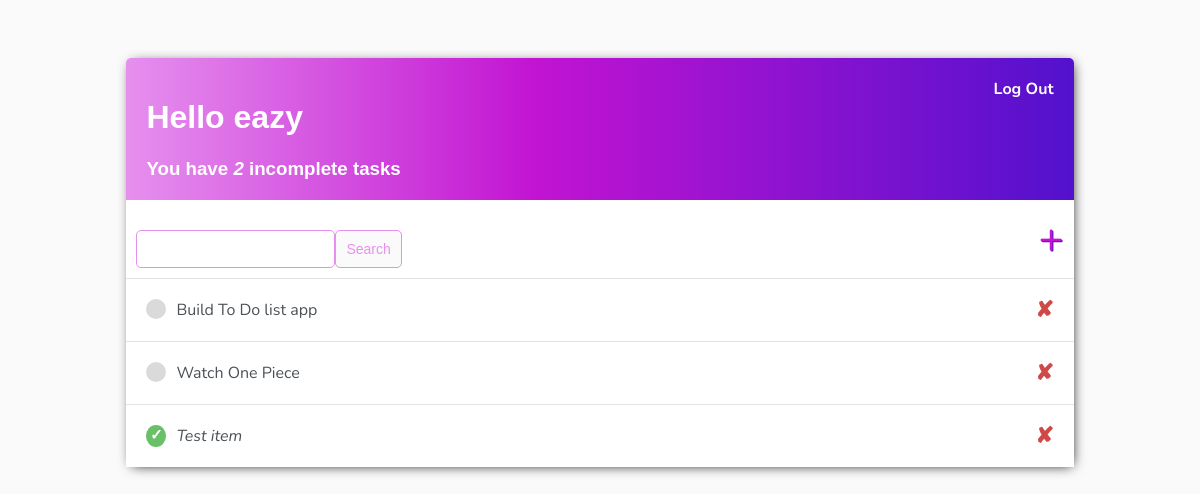
The app's page / (signed in), older data.
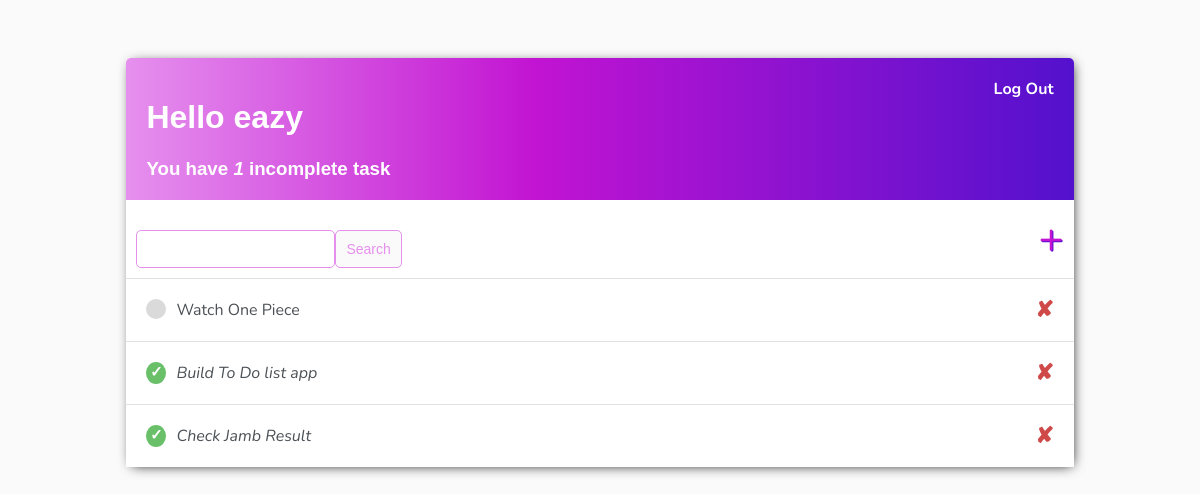
The same page, newer data.
### base/models.py (models this page shows)
class Task(models.Model):
    user = models.ForeignKey(
        User, on_delete=models.CASCADE, null=True, blank=True)
    title = models.CharField(max_length=200)
    description = models.TextField(null=True, blank=True)
    complete = models.BooleanField(default=False)
    created = models.DateTimeField(auto_now_add=True)
    def __str__(self):
        return self.title
    class Meta:
        ordering = ['complete']

### base/views.py (the view)
# urls.py: path('', views.TaskList.as_view(), name='tasks'),
class TaskList(LoginRequiredMixin, ListView):
    model = Task
    context_object_name = 'tasks'
    def get_context_data(self, **kwargs):
        context = super().get_context_data(**kwargs)
        context['tasks'] = context['tasks'].filter(user=self.request.user)
        context['count'] = context['tasks'].filter(complete=False).count()
        search_input = self.request.GET.get('search-data') or ''
        if search_input:
            context['tasks'] = context['tasks'].filter(
                title__startswith=search_input)
        context['search_input'] = search_input
        return context

### base/templates/base/task_list.html (shortened to what this page needs)
{% extends 'base/base.html' %}
{% load static %}
{% block content %}
    <div class="header-bar">
        <div>
            <h1>Hello {{request.user}}</h1>
            <h3 style="margin:0">You have <i>{{count}}</i> incomplete task{{count|pluralize}}</h3>
        </div>
        {% if request.user.is_authenticated %}
        <a href="{% url 'logout' %}">Log Out</a>
        {% else %}
        <a href="{% url 'login' %}">Login</a>
        {% endif %}
    </div>
    <div id="search-add-wrapper">
        <form method="GET" style="margin-top: 20px;display: flex;">
            <input type="text" name="search-data" value={{search_input}}>
            <input class="button" type="submit" value="Search">
        </form>
        <a id="add-link" href="{% url 'create-item' %}">&#43;</a>
    </div>
    <div class="task-items-wrapper">
        {% for task in tasks %}
            <div class="task-wrapper">
                {% if task.complete %}
                    <div class="task-title">
                        <div class="task-complete-icon"><span class="checkmark">&#x2713;</span></div>
                        <i><a href="{% url 'update-item' task.id %}">{{task}}</a></i>
                    </div>
                    <a class="delete-link" href="{% url 'delete-item' task.id %}">&#x2718;</a>
                {% else %}
                <div class="task-title">
                    <div class="task-incomplete-icon"></div>
                    <a href="{% url 'update-item' task.id %}">{{task}}</a>
                </div>
                <a class="delete-link" href="{% url 'delete-item' task.id %}">&#x2718;</a>
                {% endif %}
            </div>
        {% empty %}
            <h3>No item in list!</h3>
        {% endfor %}
    </div>
{% endblock content %}

### base/templates/base/base.html (shortened to what this page needs)
<!DOCTYPE html>
{% load static %}
<html>
  <head>
    <link rel="stylesheet" href="{% static 'base/base.css' %}" />
  </head>
  <body>
    <div class="container">{% block content %} {% endblock content %}</div>
  </body>
</html>

### base/static/base/base.css (style rules this page uses)
body { background-color: #FAFAFA; font-family: 'Nunito', sans-serif; padding-top: 50px; }
h1, h2, h3, h4, h5, h6 { font-family: 'Railway', sans-serif; }
a, p { color: #4b5156 }
.container { max-width: 80%; background-color: white; -webkit-box-shadow: 2px 2px 13px -4px rgba(0, 0, 0, 2); box-shadow: 2px 2px 13px -4px rgba(0, 0, 0, 2); margin: auto; border-radius: 5px; padding: 0px }
.header-bar { display: flex; justify-content: space-between; color: #fff; padding: 20px; border-radius: 5px 5px 0 0; background: linear-gradient(90deg, #e690ee 0%, #c214d2 43%, #5311cd 100%) }
.header-bar a { text-decoration: none; font-weight: bold; color: #fff; }
.task-wrapper { display: flex; align-items: center; justify-content: space-between; padding: 20px; background-color: #fff; border-top: 1px solid rgb(226, 226, 226); }
.task-title { display: flex; }
.task-title a { text-decoration: none; color: #4b5156; margin-left: 10px; }
.task-complete-icon { display: flex; align-content: center; justify-content: center; width: 20px; background-color: rgb(105, 192, 105); border-radius: 50%; }
.task-incomplete-icon { display: flex; align-content: center; height: 20px; width: 20px; background-color: rgb(218, 218, 218); border-radius: 50%; }
.delete-link { text-decoration: none; font-weight: 900; color: #cf4949; font-size: 22px; line-height: 0; }
.checkmark { color: white; font-weight: 900; font-size: 15px; }
#search-add-wrapper { display: flex; justify-content: space-between; align-items: center; padding: 10px; }
#add-link { color: #c214d2; text-decoration: none; font-size: 42px; text-shadow: 1px 1px #5311cd; }
input[type=text], input[type=password], textarea { border: 1px solid #e690ee; border-radius: 5px; padding: 10px; width: 90%; }
.button { border: 1px solid #e690ee; background-color: #FAFAFA; color: #e690ee; padding: 10px; font-size: 14px; border-radius: 5px; cursor: pointer; text-decoration: none; transition: background-color 0.15s, color 0.15s; }

Row changes from the older to the newer data that the page shows:
removed Task: title "Test item"
shown differently, row unchanged: Task "Watch One Piece": moves up the list
changed Task "Build To Do list app": complete False → True (drawn)
added Task: title "Check Jamb Result"
Text that changed along with them:
{{ count }}: "2" → "1"
